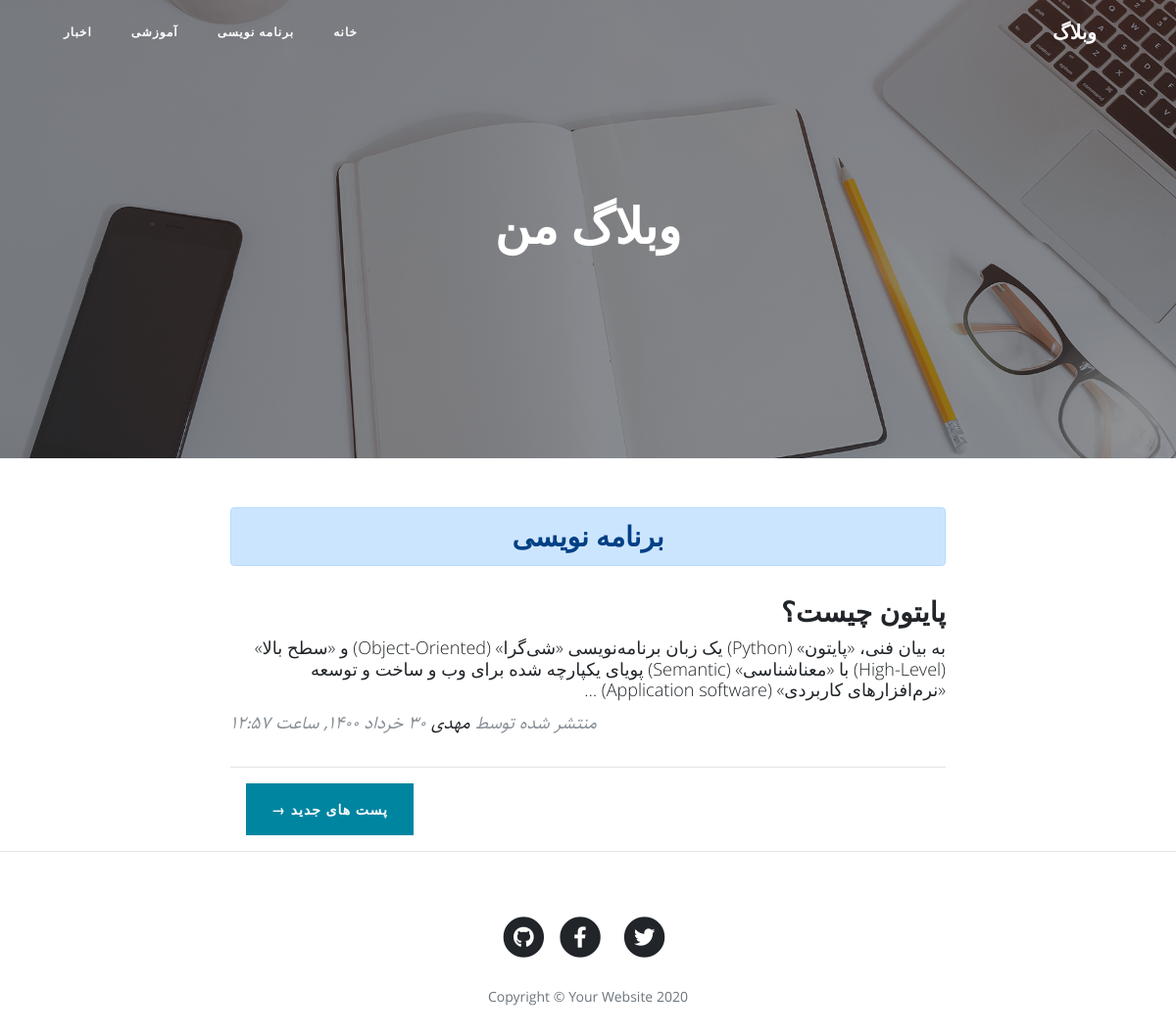
Screenshot of /category/programming/page/2 with the database file from the repository.
### blog/models.py (models this page shows, shortened)
class Category(models.Model):
    title = models.CharField(max_length = 200, verbose_name = "عنوان دسته بندی")
    slug = models.SlugField(max_length = 100, unique = True, verbose_name = "آدرس دسته بندی")
    status = models.BooleanField(default = True, verbose_name = "آیا نمایش داده شود؟")
    position = models.IntegerField(verbose_name = "پوزیشن")
    class Meta:
        verbose_name = "دسته بندی"
        verbose_name_plural = "دسته بندی ها"
        ordering = ['position']
    objects = CategoryManager()

class Article(models.Model):
    STATUS_CHOICES = (
        ('d', 'پیش نویس'),
        ('p', 'منتشر شده'),
    )
    title = models.CharField(max_length = 200, verbose_name = "عنوان مقاله")
    slug = models.SlugField(max_length = 100, unique = True, verbose_name = "آدرس مقاله")
    category = models.ManyToManyField(Category, verbose_name = "دسته بندی", related_name = "articles")
    description = models.TextField(verbose_name = "محتوا")
    thumbnail = models.ImageField(upload_to = "images", verbose_name = "تصویر مقاله")
    publish = models.DateTimeField(default = timezone.now, verbose_name = "زمان انتشار")
    created = models.DateTimeField(auto_now_add = True)
    updated = models.DateTimeField(auto_now = True)
    status = models.CharField(max_length = 1, choices = STATUS_CHOICES, verbose_name = "وضعیت")
    class Meta:
        verbose_name = "مقاله"
        verbose_name_plural = "مقالات"
        ordering = ['-publish']
    def jpublish(self):
        return jalali_converter(self.publish)
    jpublish.short_description = "زمان انتشار"
    objects = ArticleManager()

### blog/views.py (the view)
# urls.py: path('category/<slug:slug>', CategoryList.as_view(), name = "category"),
class CategoryList(ListView):
    paginate_by = 3
    template_name = "blog/category_list.html"
    def get_queryset(self):
        global category
        slug = self.kwargs.get('slug')
        category = get_object_or_404(Category.objects.active(), slug = slug)
        return category.articles.published()
    def get_context_data(self, **kwargs):
        context = super().get_context_data(**kwargs)
        context['category'] = category
        return context

### blog/models.py (called while the page is built)
    def published(self):
        return self.filter(status = 'p')

    def active(self):
        return self.filter(status = True)

### blog/templatetags/base_tags.py (called while the page is built)
@register.simple_tag
def title():
    return "وبلاگ"

@register.inclusion_tag("blog/partials/category_navbar.html")
def category_navbar():
    return {
        "category": Category.objects.active()
    }

### extensions/jalali.py (called while the page is built)
    def persian_tuple(self):
        return self.persian_year, self.persian_month, self.persian_day

### extensions/utils.py (called while the page is built)
def persian_numbers_converter(mystr):
    numbers = {
        "0" : "۰",
        "1" : "۱",
        "2" : "۲",
        "3" : "۳",
        "4" : "۴",
        "5" : "۵",
        "6" : "۶",
        "7" : "۷",
        "8" : "۸",
        "9" : "۹",
    }
    for e, p in numbers.items():
        mystr = mystr.replace(e, p)
    return mystr

def jalali_converter(time):
    jmonths = ["فروردین", "اردیبهشت", "خرداد", "تیر", "مرداد", "شهریور", "مهر", "آبان", "آذر", "دی", "بهمن", "اسفند"]
    time = timezone.localtime(time)
    time_to_str = "{},{},{}".format(time.year, time.month, time.day)
    time_to_tuple = jalali.Gregorian(time_to_str).persian_tuple()
    time_to_list = list(time_to_tuple)
    for index, month in enumerate(jmonths):
        if time_to_list[1] == index + 1:
            time_to_list[1] = month
            break
    output = " {} {} {}, ساعت {}:{}".format(
        time_to_list[2],
        time_to_list[1],
        time_to_list[0],
        time.hour,
        time.minute,
    )
    return persian_numbers_converter(output)

### blog/templates/blog/category_list.html (shortened to what this page needs)
{% extends 'blog/base.html' %}
{% load static %}
{% block main %}
  <header class="masthead" style="background-image: url('{% static 'blog/img/home-bg.jpg' %}')">
    <div class="overlay"></div>
    <div class="container">
      <div class="row">
        <div class="col-lg-8 col-md-10 mx-auto">
          <div class="site-heading">
            <h1>وبلاگ من</h1>
          </div>
        </div>
      </div>
    </div>
  </header>
  <div class="container">
    <div class="row">
      <div class="col-lg-8 col-md-10 mx-auto">
        <h3 class="alert alert-primary text-center">{{ category.title }}</h3>
        {% for article in object_list %}
          <div class="post-preview">
            <a href="{% url 'blog:detail' article.slug %}">
              <h2 class="post-title">
                {{ article.title }}
              </h2>
              <h3 class="post-subtitle">
                {{ article.description | truncatewords:30 }}
              </h3>
            </a>
            <p class="post-meta">منتشر شده توسط
              <a href="#">مهدی</a>
              {{ article.jpublish }}</p>
          </div>
          <hr>
        {% endfor %}
        {% if is_paginated %}
          <div class="clearfix pager-button">
            {% if page_obj.has_previous %}
              <a class="btn btn-primary float-right ml-3" href="{% url 'blog:category' category.slug  page_obj.previous_page_number %}">پست های جدید &rarr;</a>
            {% endif %}
          </div>
        {% endif %}
      </div>
    </div>
  </div>
{% endblock %}

### blog/templates/blog/partials/category_navbar.html
<div class="collapse navbar-collapse" id="navbarResponsive">
  <ul class="navbar-nav ml-auto">
      <li class="nav-item">
        <a class="nav-link" href="{% url 'blog:home' %}">خانه</a>
      </li>
      {% for cat in category %}
        <li class="nav-item">
          <a class="nav-link" href="{% url 'blog:category' cat.slug %}">{{ cat.title }}</a>
        </li>
      {% endfor %}
  </ul>
</div>

### blog/static/blog/css/rtl.css (style rules this page uses)
body { direction: rtl; text-align: right; font-family: "Sahel"; font-size: 16px; }
.navbar-nav { margin-left: initial !important; margin-right: auto; }
.post-meta { text-align: left; }
.pager-button { float: left; }
.site-heading h1 { font-size: 50px !important; }
.post-title { font-size: 28px !important; }
.post-subtitle { font-size: 18px; }

### rows the page displays
Category: title "برنامه نویسی"
Category: title "آموزشی"
Category: title "اخبار"
Article: title "پایتون چیست؟", description "به بیان فنی، «پایتون» (Python) یک زبان برنامه‌نویسی «شی‌گرا» (Object-Oriented) و «سطح بالا» (High-Level) با «معناشناسی» (Semantic) پویای یکپارچه شده برای وب و ساخت و توسعه «نرم‌افزارهای کاربردی» (Application software) …", jpublish "۳۰ خرداد ۱۴۰۰, ساعت ۱۲:۵۷"
